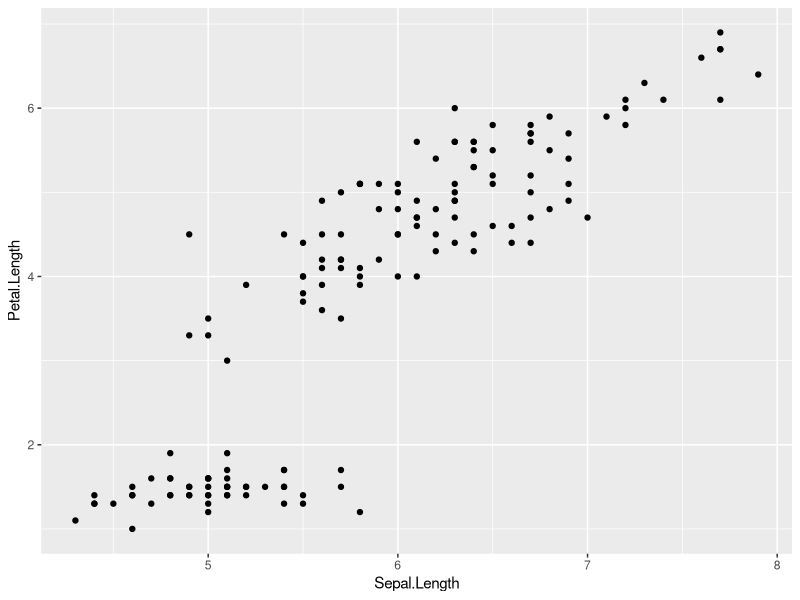
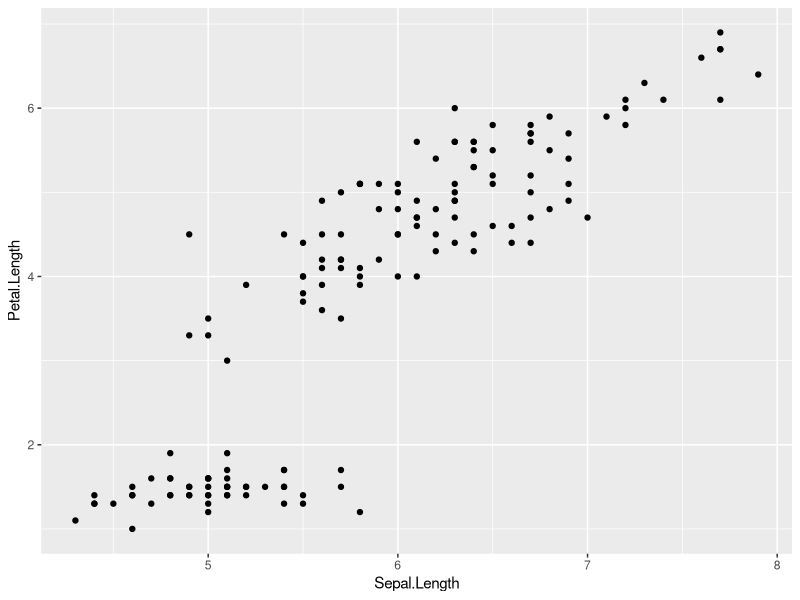

The R script that drew these images, in order:
## ---- chunk 1
library(tidyverse)
#library(ggiraph)
## ---- chunk 2
ggplot(data = iris, mapping = aes(x = Sepal.Length, y = Petal.Length)) +
  geom_point()
## ---- chunk 3
ggplot(data = iris, mapping = aes(x = Sepal.Length, y = Petal.Length)) +
  geom_point()
